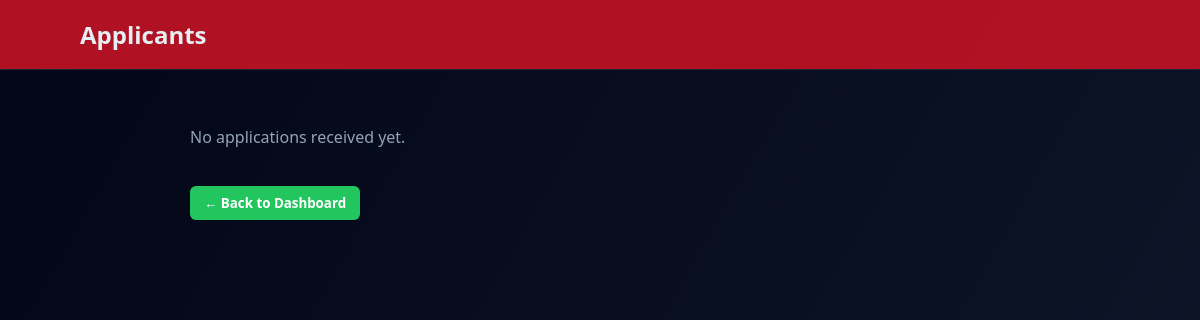
The app's page /job-applications/4, older data.
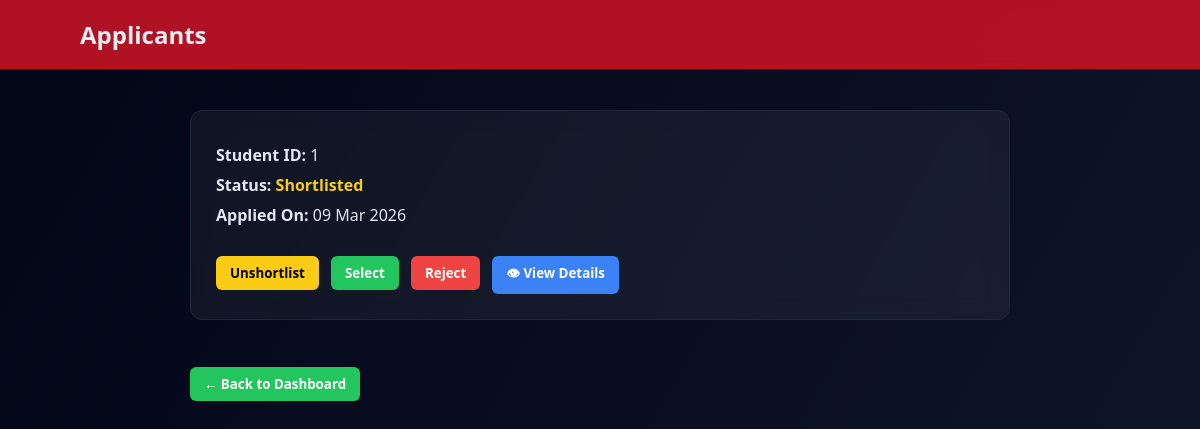
The same page, newer data.
### app.py (models this page shows)
class Application(db.Model):
    __tablename__ = "applications"
    id = db.Column(db.Integer, primary_key=True)
    student_id = db.Column(
        db.Integer,
        db.ForeignKey("student_profiles.id")
    )
    job_id = db.Column(
        db.Integer,
        db.ForeignKey("jobs.id")
    )
    status = db.Column(db.String(50), default="Applied")
    remarks = db.Column(db.String(200))
    applied_at = db.Column(db.DateTime, default=datetime.utcnow)
    updated_at = db.Column(db.DateTime)
    job = db.relationship("Job", back_populates="applications")
    student = db.relationship("StudentProfile", back_populates="applications")

### app.py (the view)
@app.route("/job-applications/<int:job_id>")
def view_applications(job_id):
    applications = Application.query.filter_by(job_id=job_id).all()
    return render_template(
        "applications.html",
        applications=applications
    )

### templates/applications.html (shortened to what this page needs)
<!DOCTYPE html>
<html lang="en">
<head>
</head>
<body>
    <div class="navbar">
        <h2>Applicants</h2>
    </div>
    <div class="container">
        {% if applications %}
        {% for app in applications %}
<div class="card">
    <p><b>Student ID:</b> {{ app.student_id }}</p>
    <p>
        <b>Status:</b>
        <span class="status">
            {% if app.status == "Applied" %}
            <span style="color: #38bdf8;">Applied</span>
            {% elif app.status == "Shortlisted" %}
            <span style="color: #facc15;">Shortlisted</span>
            {% elif app.status == "Selected" %}
            <span style="color: #22c55e;">Selected</span>
            {% else %}
            <span style="color: #ef4444;">Rejected</span>
            {% endif %}
        </span>
    </p>
    <p>
        <b>Applied On:</b>
        {{ app.applied_at.strftime("%d %b %Y") }}
    </p>
    <br>
    <a href="/switch-status/{{ app.id }}/shortlist">
        <button class="btn shortlist">
            {% if app.status == "Shortlisted" %}
                Unshortlist
            {% else %}
                Shortlist
            {% endif %}
        </button>
    </a>
    <a href="/switch-status/{{ app.id }}/select">
        <button class="btn select">
            {% if app.status == "Selected" %}
               Unselect
            {% else %}
               Select
            {% endif %}
        </button>
    </a>
    <a href="/switch-status/{{ app.id }}/reject">
        <button class="btn reject">
            {% if app.status == "Rejected" %}
                Unreject
            {% else %}
                Reject
            {% endif %}
        </button>
    </a>
    <a href="/company/student/{{ app.student_id }}">
        <button class="btn" style="background:#3b82f6; color:white;">
            👁 View Details
        </button>
    </a>
</div>
        {% endfor %}
        {% else %}
        <p style="color:#94a3b8;">No applications received yet.</p>
        {% endif %}
        <br>
        <a href="/company_dashboard">
            <button class="btn select">← Back to Dashboard</button>
        </a>
    </div>
</body>
</html>

Row changes from the older to the newer data that the page shows:
added Application: student_id "1", status "Shortlisted", applied_at "09 Mar 2026"
Text that changed along with them:
text no longer shown: "No applications received yet."
